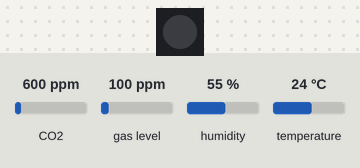
A program run on a simulated ESP8266 (Wemos D1 mini). Shown: 1 RGB LEDs in strip order, left to right. Inputs (shaded band) come from the test bench; at power-on: CO2 600 ppm, gas level 100 ppm, humidity 55 %, temperature 24 °C. Dim RGB values are drawn brighter than linear; WiFi joins after 1.5 s; servers stay silent unless stated; uploads are accepted with an empty reply; no MQTT or app messages arrive unless stated; what the program prints to the serial monitor is not drawn.

Above: at 0.1 s.
At 2.1 s:
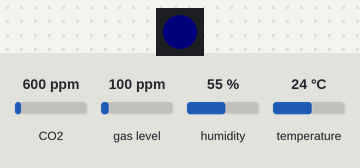
Timing chart, 0 to 33.7 s (numbered marks = the images above):
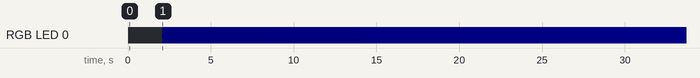

The program:

main.cpp
```cpp
#include <Arduino.h>
#include <ESP8266WiFi.h>
#include <WiFiClientSecureBearSSL.h>
#include <Wire.h>
#include <time.h>

#include <Adafruit_MQTT.h>
#include <Adafruit_MQTT_Client.h>

#include <Adafruit_SGP30.h>
#include <Adafruit_SHT31.h>
#include <Adafruit_NeoPixel.h>

#include "config.h"

static bool shtOk = false;
static bool sgpOk = false;
static uint8_t lastAqIndex = 0;

// HiveMQ MQTT client with TLS
BearSSL::WiFiClientSecure wifiClient;
Adafruit_MQTT_Client mqtt(&wifiClient, MQTT_BROKER, MQTT_PORT, MQTT_USERNAME, MQTT_PASSWORD);

// HiveMQ Publish topic
Adafruit_MQTT_Publish* mqttPub = nullptr;


// Hardware stack
Adafruit_NeoPixel leds(N_LEDS, PIN_NEOPIXEL, NEO_GRB + NEO_KHZ800);
Adafruit_SGP30 sgp;
Adafruit_SHT31 sht31 = Adafruit_SHT31();

static uint32_t bootMs = 0;
static uint32_t lastSample = 0;

// Apply brightness cap and update first pixel (assumes at least 1 LED)
static void setLed(uint32_t c) {
  leds.setBrightness(LED_BRIGHTNESS);
  leds.setPixelColor(0, c);
  leds.show();
}

// From power-on until WARMUP_MS expires the LED ignores air quality and shows a slow pulsing blue
static uint32_t pulsingBlue(uint32_t nowMs) {
  float phase = (nowMs % 1000) / 1000.0f;
  float tri = (phase < 0.5f) ? (phase * 2.0f) : (2.0f - phase * 2.0f);
  uint8_t b = (uint8_t)(20 + 120 * tri);
  return leds.Color(0, 0, b);
}

// 0..100 index from TVOC ppb (tune later!)
static uint8_t tvocToIndex(uint16_t tvoc) {
  if (tvoc <= 200) {
    // 0..200 ppb → 0..60
    return (uint8_t)(tvoc * 60 / 200);
  }
  if (tvoc <= 800) {
    // 200..800 ppb → 60..90
    return (uint8_t)(60 + (tvoc - 200) * 30 / 600);
  }
  // >800 ppb → clamp
  return 100;
}

// Apply hysteresis to prevent LED flickering near threshold transitions
// Returns the stabilized AQ index: sticks with lastAqIndex unless
// the new value is far enough away (beyond the hysteresis band)
static uint8_t applyHysteresis(uint8_t newIndex) {
  // If we're in a stable zone far from thresholds, accept the change
  if (newIndex <= (AQ_THRESHOLD_LOW - AQ_HYSTERESIS_BAND) ||
      (newIndex > (AQ_THRESHOLD_LOW - AQ_HYSTERESIS_BAND) &&
       newIndex < (AQ_THRESHOLD_LOW + AQ_HYSTERESIS_BAND) &&
       lastAqIndex >= AQ_THRESHOLD_LOW) ||
      (newIndex > (AQ_THRESHOLD_HIGH - AQ_HYSTERESIS_BAND) &&
       newIndex < (AQ_THRESHOLD_HIGH + AQ_HYSTERESIS_BAND) &&
       lastAqIndex >= AQ_THRESHOLD_HIGH) ||
      newIndex >= (AQ_THRESHOLD_HIGH + AQ_HYSTERESIS_BAND)) {
    // Simplified: accept if clearly away from thresholds
    if (newIndex < (AQ_THRESHOLD_LOW - AQ_HYSTERESIS_BAND) ||
        newIndex > (AQ_THRESHOLD_HIGH + AQ_HYSTERESIS_BAND)) {
      return newIndex;
    }
    // In hysteresis zone: check relative to last state
    if (lastAqIndex < AQ_THRESHOLD_LOW && newIndex < (AQ_THRESHOLD_LOW + AQ_HYSTERESIS_BAND)) {
      return lastAqIndex;  // Stay in green
    }
    if (lastAqIndex >= AQ_THRESHOLD_LOW && lastAqIndex < AQ_THRESHOLD_HIGH &&
        newIndex >= (AQ_THRESHOLD_LOW - AQ_HYSTERESIS_BAND) &&
        newIndex < (AQ_THRESHOLD_HIGH + AQ_HYSTERESIS_BAND)) {
      return lastAqIndex;  // Stay in yellow
    }
    if (lastAqIndex >= AQ_THRESHOLD_HIGH && newIndex > (AQ_THRESHOLD_HIGH - AQ_HYSTERESIS_BAND)) {
      return lastAqIndex;  // Stay in red
    }
  }
  return newIndex;
}


//Index →
//0    LOW       HIGH          100
//|----|----------|------------|
// G      G→Y        Y→R
static uint32_t colorForIndex(uint8_t idx) {
  if (idx <= AQ_THRESHOLD_LOW) return leds.Color(0, 255, 0);
  if (idx <= AQ_THRESHOLD_HIGH) {
    float u = (idx - AQ_THRESHOLD_LOW) / (float)(AQ_THRESHOLD_HIGH - AQ_THRESHOLD_LOW);
    return leds.Color((uint8_t)(255 * u), 255, 0);
  }
  float u = (idx - AQ_THRESHOLD_HIGH) / (float)(100 - AQ_THRESHOLD_HIGH);
  return leds.Color(255, (uint8_t)(255 * (1.0f - u)), 0);
}


// absolute humidity (mg/m^3) for SGP30 compensation
static uint32_t absoluteHumidity_mgm3(float tempC, float rh) {
  // saturation vapor pressure (hPa)
  float svp = 6.112f * expf((17.62f * tempC) / (243.12f + tempC));
  // actual vapor pressure (hPa)
  float avp = svp * (rh / 100.0f);
  // absolute humidity (g/m^3)
  float ah = 2.1674f * avp * 100.0f / (273.15f + tempC);
  return (uint32_t)(ah * 1000.0f);
}

static void wifiConnect() {
  Serial.print("Connecting to WiFi: ");
  Serial.println(WIFI_SSID);

  WiFi.mode(WIFI_STA);
  WiFi.begin(WIFI_SSID, WIFI_PASSWORD);

  uint32_t t0 = millis();
  while (WiFi.status() != WL_CONNECTED && (millis() - t0) < 15000) {
    Serial.print(".");
    delay(250);
  }

  if (WiFi.status() == WL_CONNECTED) {
    Serial.println("\nWiFi connected!");
    Serial.print("IP: ");
    Serial.println(WiFi.localIP());

    // Configure TLS client
    wifiClient.setInsecure();
  } else {
    Serial.println("\nWiFi connection failed (continuing offline)");
  }
}

// Connect to HiveMQ MQTT broker
static void mqttConnect() {
  if (mqtt.connected()) return;

  // Build publish topic on first connection
  if (mqttPub == nullptr) {
    mqttPub = new Adafruit_MQTT_Publish(&mqtt, MQTT_TOPIC);
  }

  Serial.print("[MQTT] Connecting to HiveMQ... ");
  int8_t ret = mqtt.connect();
  if (ret == 0) {
    Serial.println("Connected!");
  } else {
    Serial.print("Failed: ");
    Serial.println(mqtt.connectErrorString(ret));
  }
}

// Publish JSON to HiveMQ
static bool publishToMQTT(const String& json) {
  if (WiFi.status() != WL_CONNECTED) {
    Serial.println("[MQTT] WiFi not connected");
    return false;
  }

  mqttConnect();

  if (!mqtt.connected() || mqttPub == nullptr) {
    Serial.println("[MQTT] Broker not connected");
    return false;
  }

  Serial.print("[MQTT] Publishing to " + String(MQTT_TOPIC) + "... ");
  bool ok = mqttPub->publish(json.c_str());
  if (ok) {
    Serial.println("✓");
  } else {
    Serial.println("✗");
  }
  return ok;
}

static bool postToWorker(const String& json) {
  if (WiFi.status() != WL_CONNECTED) {
    Serial.println("[WORKER] WiFi not connected");
    return false;
  }

  BearSSL::WiFiClientSecure client;
  client.setInsecure();

  if (!client.connect("airq-5xv.pages.dev", 443)) {
    Serial.println("[WORKER] Connection failed");
    return false;
  }

  String post = String("POST /api/store HTTP/1.1\r\n") +
                "Host: airq-5xv.pages.dev\r\n" +
                "Content-Type: application/json\r\n" +
                "Content-Length: " + json.length() + "\r\n" +
                "Connection: close\r\n" +
                "\r\n" +
                json;

  Serial.print("[WORKER] POSTing... ");
  client.print(post);

  // Read response status line
  String statusLine = client.readStringUntil('\n');
  bool success = statusLine.indexOf("200") > 0;

  if (success) {
    Serial.println("✓");
  } else {
    Serial.println("✗ (" + statusLine + ")");
  }

  client.stop();
  return success;
}


void setup() {
  bootMs = millis();
  Serial.begin(115200);
  delay(50);

  Wire.begin(); // D1 mini default I2C pins

  leds.begin();
  leds.clear();
  leds.show();

  shtOk = sht31.begin(0x45);
  //When there is a SHT sensor, use I2C, talk to device at address 0x45 (BEWARE, NOT THE USUAL 0x44!), return if it is acknowledged.
  sgpOk = sgp.begin();
  // When there is a SGP sensor, use it at its only possible I2C address, return if it is acknowledged.

  if (!shtOk) Serial.println("{\"error\":\"SHT3x not found\"}");
  if (!sgpOk) Serial.println("{\"error\":\"SGP30 not found\"}");

  if (sgpOk) sgp.IAQinit(); //Start internal air-quality algorithm and baseline tracking.

  wifiConnect();
}

void loop() {
  uint32_t now = millis();
  bool warmingUp = (now - bootMs) < WARMUP_MS;

  // Keep MQTT alive
  mqtt.processPackets(10);
  if (!mqtt.ping()) {
    mqttConnect();
  }

  // Sample cadence (SGP30 IAQ wants ~1 Hz; keep SAMPLE_MS around 1000 in config.h)
  if (now - lastSample >= SAMPLE_MS) {
    lastSample = now;

    //Defensive initialization
    float tC = NAN;
    float rh = NAN;

    // If SHT sensor is present and initialized, attempt to read temperature/humidity.
    if (shtOk) {
      tC = sht31.readTemperature();
      rh = sht31.readHumidity();
    }
    // If the SHT sensor readings are actually valid numerical values, do the math for absolute humidity into SGP compensation
    if (!isnan(tC) && !isnan(rh)) {
      uint32_t ah = absoluteHumidity_mgm3(tC, rh);
      sgp.setHumidity(ah); // From Adafruit SGP30 library
    }

uint16_t tvoc = 0; // Total Volatile Organic Compounds
uint16_t eco2 = 0; // Equivalent CO2

if (sgpOk) {
  bool ok = sgp.IAQmeasure();  // Trigger single SGP measurement step
  if (ok) {
    tvoc = sgp.TVOC; // Total Volatile Organic Compounds
    eco2 = sgp.eCO2; // Equivalent CO2
  }
}


uint16_t idx = tvocToIndex(tvoc);

    uint32_t ledColor;  //led color!
    if (warmingUp) {
      ledColor = pulsingBlue(now);
    } else {
      // Apply hysteresis to stabilize LED color transitions
      idx = applyHysteresis(idx);
      lastAqIndex = idx;
      ledColor = colorForIndex(idx);
    }

setLed(ledColor);

// Build a JSON payload manually (kept small to reduce heap usage on ESP8266)
String json = "{";
json += "\"ts_ms\":" + String(now) + ",";                 // Time since boot (ms)
json += "\"device_id\":\"" + String(DEVICE_ID) + "\",";   // Device ID
json += "\"t_c\":" + String(tC, 2) + ",";                 // Temp (°C)
json += "\"rh\":" + String(rh, 2) + ",";                  // Humidity (%)
json += "\"tvoc_ppb\":" + String(tvoc) + ",";             // TVOC (ppb)
json += "\"eco2_ppm\":" + String(eco2) + ",";             // eCO2 (ppm)
json += "\"aq_index\":" + String(idx) + ",";              // AQ index (0–100)
json += "\"warming_up\":" + String(warmingUp ? "true" : "false"); // Warmup flag
json += "}";  // End JSON

Serial.println(json);      // Serial log
(void)publishToMQTT(json);    // HiveMQ MQTT publication (best-effort)
(void)postToWorker(json);     // Cloudflare Worker for D1 storage (best-effort)

  }
}
```

config.example.h
```cpp
#pragma once

// Wi-Fi
static const char* WIFI_SSID     = "YOUR_WIFI_SSID";
static const char* WIFI_PASSWORD = "YOUR_WIFI_PASSWORD";

// HiveMQ MQTT Broker
static const char* MQTT_BROKER   = "your-cluster.hivemq.cloud";
static const uint16_t MQTT_PORT  = 8883;
static const char* MQTT_USERNAME = "your-username";
static const char* MQTT_PASSWORD = "your-password";
static const char* MQTT_TOPIC    = "airq/your-device-id";

// Identity
static const char* DEVICE_ID = "airq-d1mini-01";

// Sampling
static const uint32_t SAMPLE_MS = 2000;

// NeoPixel shield
static const uint8_t PIN_NEOPIXEL = D4;   // common default for D1 mini shields
static const uint16_t N_LEDS = 1;

// UX / warmup
static const uint32_t WARMUP_MS = 60000;

// LED brightness cap (0..255)
static const uint8_t LED_BRIGHTNESS = 40;

// AQ Index thresholds and hysteresis
// Thresholds define the color transitions: green (0-LOW), yellow (LOW-HIGH), red (HIGH-100)
// Hysteresis margin prevents flickering near boundaries
static const uint8_t AQ_THRESHOLD_LOW = 20;     // Green → Yellow transition
static const uint8_t AQ_THRESHOLD_HIGH = 60;    // Yellow → Red transition
static const uint8_t AQ_HYSTERESIS_BAND = 5;    // Margin to prevent flickering (ppb)
```

Measured:
- by itself, RGB LED 0: off → RGB(0, 0, 3) at 2.1 s, → RGB(0, 0, 4) 6.0 s later, → RGB(0, 0, 5) 6.0 s later, → RGB(0, 0, 6) 6.0 s later, … (6 changes in this stretch)
